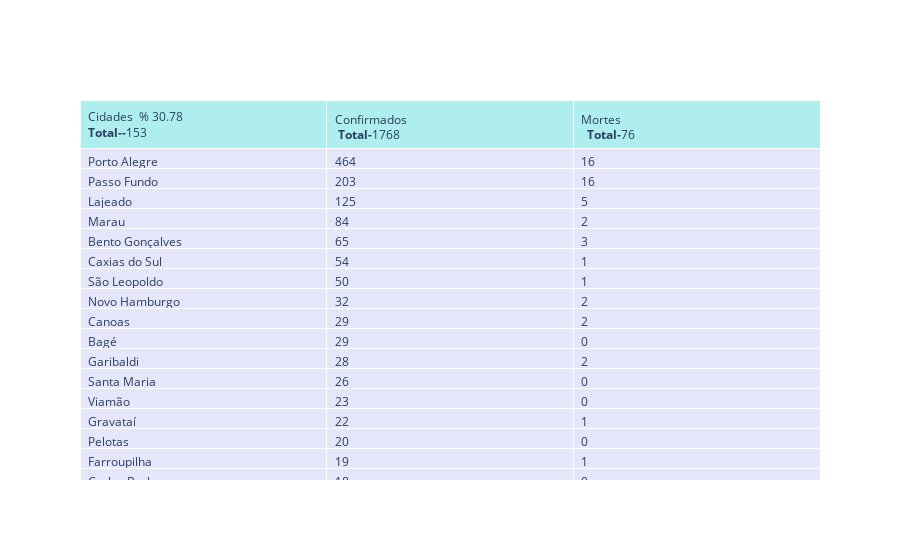

Notebook code for this chart:
### Code cell
dataRS =api_br_io[ api_br_io.city.notnull() ]
rs = dataRS [ (dataRS.state == 'RS')&(dataRS.date == '2020-05-04') & (dataRS.place_type =='city')].sort_values(by='confirmed',ascending=False)
rs.groupby(['city'] )
rs.fillna(0, inplace = True)
fig = go.Figure(data=[go.Table(
    header=dict(values=['Cidades  % '+ str(round(rs.city.size*100/497,2)) +'<br><b>Total--</b>'+str(rs.city.size) +'</br>' ,
                        '<br>Confirmados</br> <b>Total-</b>'+ str(rs.confirmed.sum()),
                        '<br>Mortes</br>  <b>Total-</b>'+ str(rs.deaths.sum().astype(int))],
                fill_color='paleturquoise',
                align='left'),
    cells=dict(values=[rs.city, rs.confirmed,rs.deaths],
               fill_color='lavender',
               align='left'))
])

fig.show()
plotly.offline.plot(fig, filename='HTML/TabelaCovid19RS.html', auto_open=False)

### Figure 1 — Plotly figure (JSON) as saved in the notebook; plotly's stock layout.template omitted (floating-point values rounded to 4 significant figures; data arrays with more than 128 entries replaced by an {"elided": "..."} marker saying what was removed)
{"data": [{"cells": {"align": "left", "fill": {"color": "lavender"}, "values": {"elided": "3x153 mixed values"}}, "header": {"align": "left", "fill": {"color": "paleturquoise"}, "values": ["Cidades  % 30.78<br><b>Total--</b>153</br>", "<br>Confirmados</br> <b>Total-</b>1768", "<br>Mortes</br>  <b>Total-</b>76"]}, "type": "table"}], "layout": {}}
